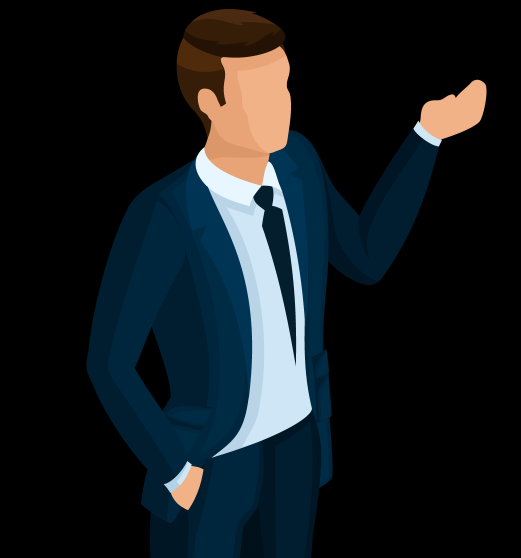
#> input picture opencv/photos/person.png, 1042 x 1116 px (shown at 1/2 size)
$ python EdgeDection.py
#> lines starting #> are read from the running program, lines starting #| are printed output that depends on the picture; after the words box and inside, x2 and y2 are one past the last pixel; in counts of white or black regions, pixels touching at a corner belong together
import cv2 as cv
import numpy as np

img = cv.imread('photos/person.png')
#> img is the input picture: shape (1116, 1042, 3); mean B, G, R 31.5, 27.7, 21

# [9 lines of commented-out code are left out]

gray=cv.cvtColor(img,cv.COLOR_BGR2GRAY)
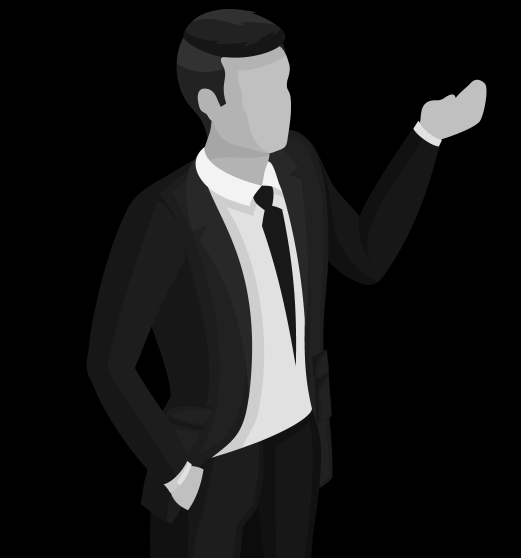
#> gray: shape (1116, 1042) (shown at 1/2 size); min 0, max 243, mean 26.1
cv.imshow("gray" , gray)

lap = cv.Laplacian(gray,cv.CV_64F)
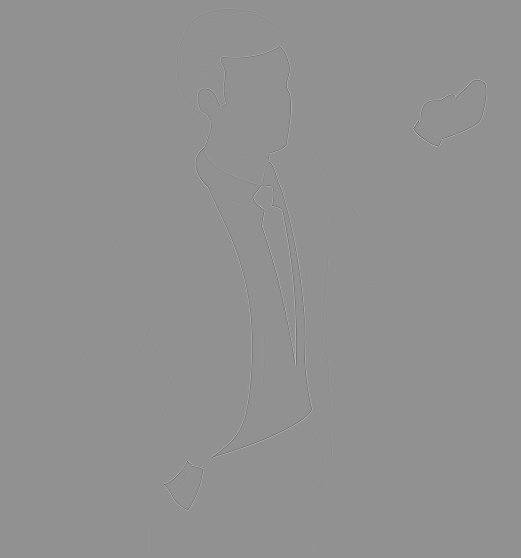
#> lap: shape (1116, 1042) float64 (shown at 1/2 size); min -492, max 372, mean 0; drawn with min black and max white
lap= np.uint8(np.absolute(lap))
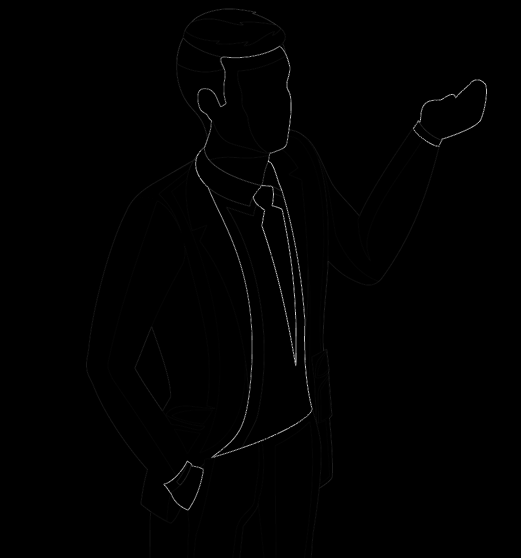
#> lap: shape (1116, 1042) (shown at 1/2 size); min 0, max 255, mean 1.2

# image specific data type ----- uint8

#cv.imshow("Laplasion " , lap)


# solbel

soblex=cv.Sobel(gray,cv.CV_64F, 1 , 0)
sobley=cv.Sobel(gray,cv.CV_64F, 0, 1)
combined_sobel= cv.bitwise_or(soblex,sobley)
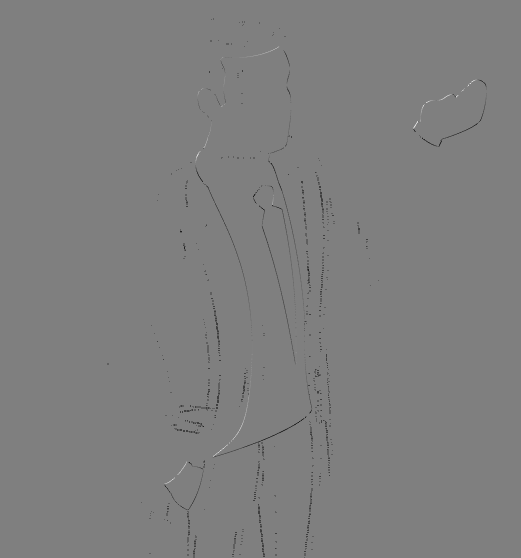
#> combined_sobel: shape (1116, 1042) float64 (shown at 1/2 size); 0.22% of the values are NaN or infinite; the others: min -130944, max 130944, mean -115.9; drawn with min black, max white, NaN and infinite black

cv.imshow('sobelx' , soblex)
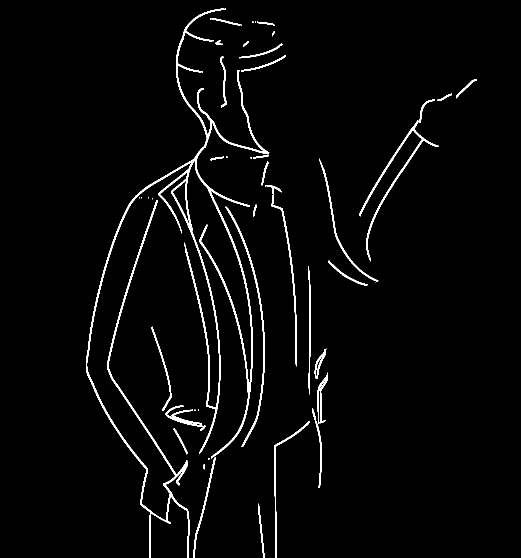
#> window 'sobelx': shape (1116, 1042) (shown at 1/2 size); 2.7% white; 57 white regions (24 under 20 px), largest, box (x1, y1, x2, y2) and area: (172, 17, 539, 1116) 17490, (719, 240, 877, 523) 2020, (451, 413, 530, 894) 1652
cv.imshow('sobely', sobley)
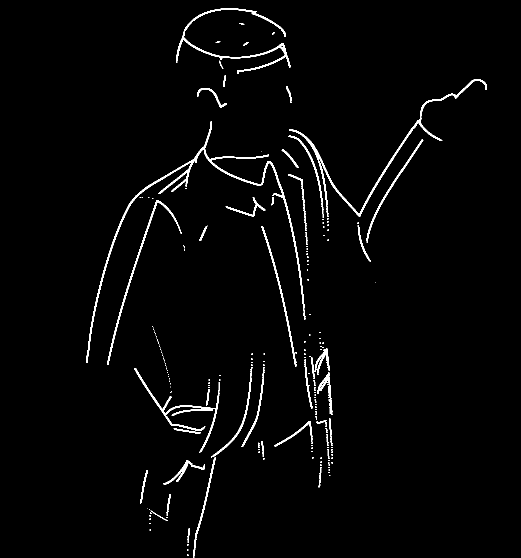
#> window 'sobely': shape (1116, 1042) (shown at 1/2 size); 2.1% white; 312 white regions (258 under 20 px), largest, box (x1, y1, x2, y2) and area: (172, 243, 609, 726) 4700, (578, 236, 885, 433) 2339, (352, 17, 581, 148) 2063
cv.imshow('combined ', combined_sobel)
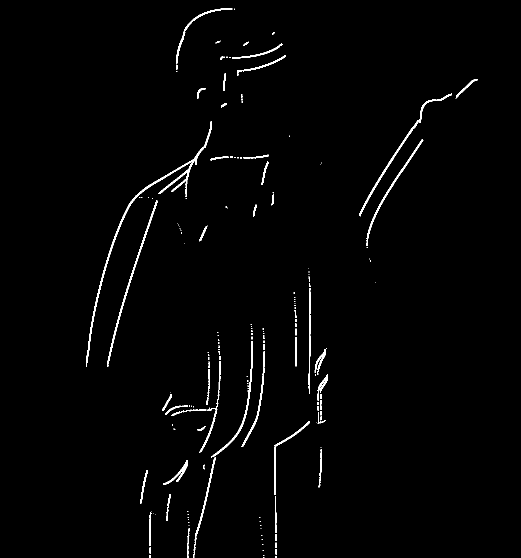
#> window 'combined ': shape (1116, 1042) (shown at 1/2 size); 1.4% white; 198 white regions (137 under 20 px), largest, box (x1, y1, x2, y2) and area: (172, 243, 424, 733) 2651, (214, 400, 315, 733) 1148, (422, 682, 506, 915) 870


# -----------> canny is most used it the edge dection

#------>    canny=cv.Canny(gray,125,175)
cv.waitKey(0)
